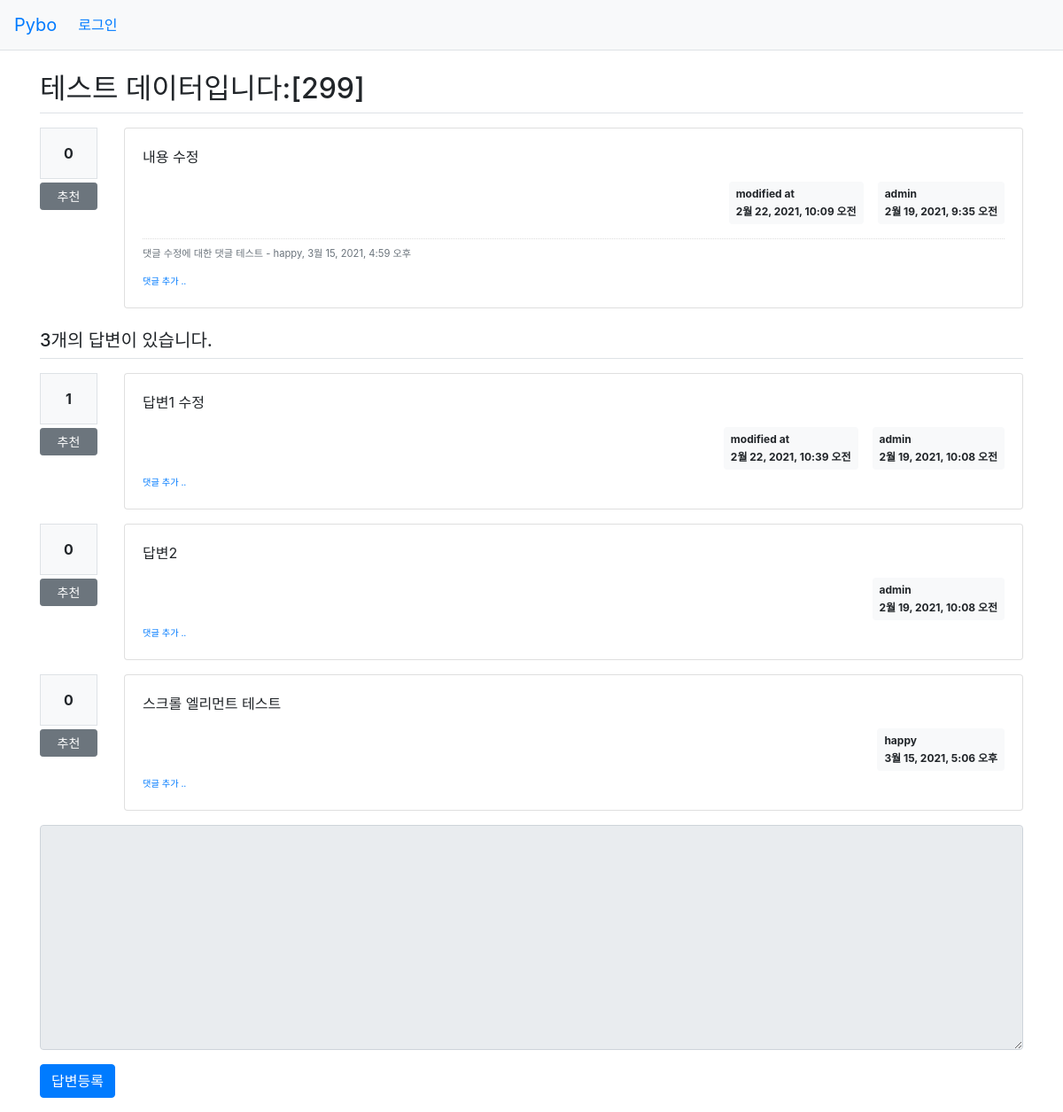
/pybo/304/, run on the app's committed database.
### pybo/models.py (models this page shows, shortened)
class Question(models.Model):
    author = models.ForeignKey(User, on_delete=models.CASCADE, related_name='author_question')
    subject = models.CharField(max_length=200)
    content = models.TextField()
    create_date = models.DateTimeField()
    modify_date = models.DateTimeField(null=True, blank=True)
    voter = models.ManyToManyField(User)

class Comment(models.Model):
    author = models.ForeignKey(User, on_delete=models.CASCADE)
    content = models.TextField()
    create_date = models.DateTimeField()
    modify_date = models.DateTimeField(null=True, blank=True)
    question = models.ForeignKey(Question, null=True, blank=True, on_delete=models.CASCADE)
    answer = models.ForeignKey(Answer, null=True, blank=True, on_delete=models.CASCADE)

class Answer(models.Model):
    author = models.ForeignKey(User, on_delete=models.CASCADE, related_name='author_answer')
    question = models.ForeignKey(Question, on_delete=models.CASCADE) #Answer모델은 Question모델을 속성으로 가져야한다.
    content = models.TextField()
    create_date = models.DateTimeField()
    modify_date = models.DateTimeField(null=True, blank=True)
    voter = models.ManyToManyField(User, related_name='voter_answer')

### pybo/views/base_views.py (the view)
# urls.py: path('<int:question_id>/', base_views.detail, name='detail'),
def detail(request, question_id):
    question = get_object_or_404(Question, pk=question_id)
    context = {'question': question}
    return render(request, 'pybo/question_detail.html', context)

### pybo/templatetags/pybo_filter.py (called while the page is built)
@register.filter()
def mark(value):
    extensions = ["nl2br", "fenced_code"]
    return mark_safe(markdown.markdown(value, extensions=extensions))

### templates/pybo/question_detail.html (shortened to what this page needs)
{% extends 'base.html' %}
{% load pybo_filter %}
{% block content %}
<div class="container my-3">
    <h2 class="border-bottom py-2">{{ question.subject }}</h2>
    <div class="row my-3">
        <div class="col-1">
            <div class="bg-light text-center p-3 border font-weight-bolder mb-1">{{question.voter.count}}</div>
            <a href="#" data-uri="{% url 'pybo:vote_question' question.id  %}"
               class="recommend btn btn-sm btn-secondary btn-block my-1">추천</a>
        </div>
        <div class="col-11">
            <div class="card">
                <div class="card-body">
                    <div class="card-text">{{ question.content|mark }}</div>
                    <div class="d-flex justify-content-end">
                        {% if question.modify_date %}
                        <div class="badge badge-light p-2 text-left mx-3">
                            <div class="mb-2">modified at</div>
                            <div>{{ question.modify_date }}</div>
                        </div>
                        {% endif %}
                        <div class="badge badge-light p-2 text-left">
                            <div class="mb-2">{{ question.author.username }}</div>
                            <div>{{ question.create_date }}</div>
                        </div>
                    </div>
                    {% if question.comment_set.count > 0 %}
                    <div class="mt-3">
                    {% for comment in question.comment_set.all %}
                        <div class="comment py-2 text-muted">
                            <span style="white-space: pre-line;">{{ comment.content }}</span>
                            <span>
                                - {{ comment.author }}, {{ comment.create_date }}
                            </span>
                        </div>
                    {% endfor %}
                    </div>
                    {% endif %}
                    <div>
                        <a href="{% url 'pybo:comment_create_question' question.id  %}"
                           class="small"><small>댓글 추가 ..</small></a>
                    </div>
                </div>
            </div>
        </div>
    </div>
    <h5 class="border-bottom my-3 py-2">{{question.answer_set.count}}개의 답변이 있습니다.</h5>
    {% for answer in question.answer_set.all %}
    <div class="row my-3">
        <div class="col-1">
            <div class="bg-light text-center p-3 border font-weight-bolder mb-1">{{answer.voter.count}}</div>
            <a href="#" data-uri="{% url 'pybo:vote_answer' answer.id  %}"
                class="recommend btn btn-sm btn-secondary btn-block my-1">추천</a>
        </div>
        <div class="col-11">
            <div class="card">
                <div class="card-body">
                    <div class="card-text">{{ answer.content|mark }}</div>
                    <div class="d-flex justify-content-end">
                        {% if answer.modify_date %}
                        <div class="badge badge-light p-2 text-left mx-3">
                            <div class="mb-2">modified at</div>
                            <div>{{ answer.modify_date }}</div>
                        </div>
                        {% endif %}
                        <div class="badge badge-light p-2 text-left">
                            <div class="mb-2">{{ answer.author.username }}</div>
                            <div>{{ answer.create_date }}</div>
                        </div>
                    </div>
                    <div>
                        <a href="{% url 'pybo:comment_create_answer' answer.id  %}"
                           class="small"><small>댓글 추가 ..</small></a>
                    </div>
                </div>
            </div>
        </div>
    </div>
    {% endfor %}
    <form action="{% url 'pybo:answer_create' question.id %}" method="post" class="my-3">
        <div class="form-group">
            <textarea {% if not user.is_authenticated %}disabled{% endif %}
              name="content" id="content" class="form-control" rows="10"></textarea>
        </div>
        <input type="submit" value="답변등록" class="btn btn-primary">
    </form>
</div>
{% endblock %}

### static/style.css (style rules this page uses)
.comment { border-top: dotted 1px #ddd; font-size: 0.7em; }

### data on the page
Question: subject "테스트 데이터입니다:[299]", voter.count "0", content|mark "내용 수정", modify_date "2월 22, 2021, 10:09 오전", author.username "admin", create_date "2월 19, 2021, 9:35 오전", answer_set.count "3"
Comment: content "댓글 수정에 대한 댓글 테스트", author "happy", create_date "3월 15, 2021, 4:59 오후"
Answer: voter.count "1", content|mark "답변1 수정", modify_date "2월 22, 2021, 10:39 오전", author.username "admin", create_date "2월 19, 2021, 10:08 오전"
Answer: voter.count "0", content|mark "답변2", author.username "admin", create_date "2월 19, 2021, 10:08 오전"
Answer: voter.count "0", content|mark "스크롤 엘리먼트 테스트", author.username "happy", create_date "3월 15, 2021, 5:06 오후"
